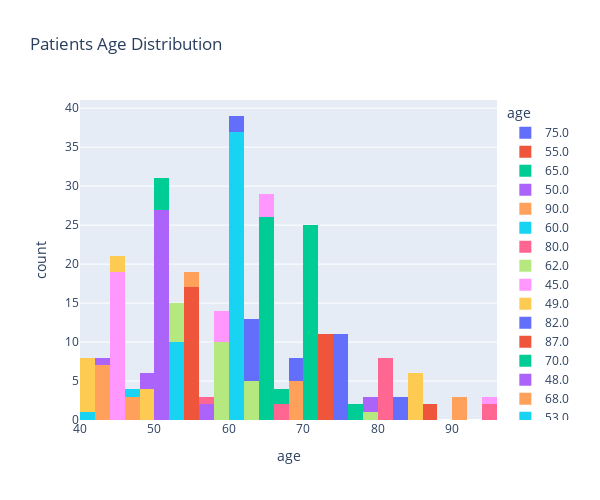

Here is the notebook cell this chart was saved with:
### Code cell
fig=px.histogram(data,
                'age',
                nbins=50,
                color='age',
                title=' Patients Age Distribution',
                height=500,
                width=600
                )
fig.show()

### Figure 1 — Plotly figure (JSON) as saved in the notebook; plotly's stock layout.template omitted (floating-point values rounded to 4 significant figures)
{"data": [{"alignmentgroup": "True", "bingroup": "x", "hovertemplate": "age=%{x}<br>count=%{y}<extra></extra>", "legendgroup": "75.0", "marker": {"color": "#636efa", "pattern": {"shape": ""}}, "name": "75.0", "nbinsx": 50, "offsetgroup": "75.0", "orientation": "v", "showlegend": true, "type": "histogram", "x": [75, 75, 75, 75, 75, 75, 75, 75, 75, 75, 75], "xaxis": "x", "yaxis": "y"}, {"alignmentgroup": "True", "bingroup": "x", "hovertemplate": "age=%{x}<br>count=%{y}<extra></extra>", "legendgroup": "55.0", "marker": {"color": "#EF553B", "pattern": {"shape": ""}}, "name": "55.0", "nbinsx": 50, "offsetgroup": "55.0", "orientation": "v", "showlegend": true, "type": "histogram", "x": [55, 55, 55, 55, 55, 55, 55, 55, 55, 55, 55, 55, 55, 55, 55, 55, 55], "xaxis": "x", "yaxis": "y"}, {"alignmentgroup": "True", "bingroup": "x", "hovertemplate": "age=%{x}<br>count=%{y}<extra></extra>", "legendgroup": "65.0", "marker": {"color": "#00cc96", "pattern": {"shape": ""}}, "name": "65.0", "nbinsx": 50, "offsetgroup": "65.0", "orientation": "v", "showlegend": true, "type": "histogram", "x": [65, 65, 65, 65, 65, 65, 65, 65, 65, 65, 65, 65, 65, 65, 65, 65, 65, 65, 65, 65, 65, 65, 65, 65, 65, 65], "xaxis": "x", "yaxis": "y"}, {"alignmentgroup": "True", "bingroup": "x", "hovertemplate": "age=%{x}<br>count=%{y}<extra></extra>", "legendgroup": "50.0", "marker": {"color": "#ab63fa", "pattern": {"shape": ""}}, "name": "50.0", "nbinsx": 50, "offsetgroup": "50.0", "orientation": "v", "showlegend": true, "type": "histogram", "x": [50, 50, 50, 50, 50, 50, 50, 50, 50, 50, 50, 50, 50, 50, 50, 50, 50, 50, 50, 50, 50, 50, 50, 50, 50, 50, 50], "xaxis": "x", "yaxis": "y"}, {"alignmentgroup": "True", "bingroup": "x", "hovertemplate": "age=%{x}<br>count=%{y}<extra></extra>", "legendgroup": "90.0", "marker": {"color": "#FFA15A", "pattern": {"shape": ""}}, "name": "90.0", "nbinsx": 50, "offsetgroup": "90.0", "orientation": "v", "showlegend": true, "type": "histogram", "x": [90, 90, 90], "xaxis": "x", "yaxis": "y"}, {"alignmentgroup": "True", "bingroup": "x", "hovertemplate": "age=%{x}<br>count=%{y}<extra></extra>", "legendgroup": "60.0", "marker": {"color": "#19d3f3", "pattern": {"shape": ""}}, "name": "60.0", "nbinsx": 50, "offsetgroup": "60.0", "orientation": "v", "showlegend": true, "type": "histogram", "x": [60, 60, 60, 60, 60, 60, 60, 60, 60, 60, 60, 60, 60, 60, 60, 60, 60, 60, 60, 60, 60, 60, 60, 60, 60, 60, 60, 60, 60, 60, 60, 60, 60], "xaxis": "x", "yaxis": "y"}, {"alignmentgroup": "True", "bingroup": "x", "hovertemplate": "age=%{x}<br>count=%{y}<extra></extra>", "legendgroup": "80.0", "marker": {"color": "#FF6692", "pattern": {"shape": ""}}, "name": "80.0", "nbinsx": 50, "offsetgroup": "80.0", "orientation": "v", "showlegend": true, "type": "histogram", "x": [80, 80, 80, 80, 80, 80, 80], "xaxis": "x", "yaxis": "y"}, {"alignmentgroup": "True", "bingroup": "x", "hovertemplate": "age=%{x}<br>count=%{y}<extra></extra>", "legendgroup": "62.0", "marker": {"color": "#B6E880", "pattern": {"shape": ""}}, "name": "62.0", "nbinsx": 50, "offsetgroup": "62.0", "orientation": "v", "showlegend": true, "type": "histogram", "x": [62, 62, 62, 62, 62], "xaxis": "x", "yaxis": "y"}, {"alignmentgroup": "True", "bingroup": "x", "hovertemplate": "age=%{x}<br>count=%{y}<extra></extra>", "legendgroup": "45.0", "marker": {"color": "#FF97FF", "pattern": {"shape": ""}}, "name": "45.0", "nbinsx": 50, "offsetgroup": "45.0", "orientation": "v", "showlegend": true, "type": "histogram", "x": [45, 45, 45, 45, 45, 45, 45, 45, 45, 45, 45, 45, 45, 45, 45, 45, 45, 45, 45], "xaxis": "x", "yaxis": "y"}, {"alignmentgroup": "True", "bingroup": "x", "hovertemplate": "age=%{x}<br>count=%{y}<extra></extra>", "legendgroup": "49.0", "marker": {"color": "#FECB52", "pattern": {"shape": ""}}, "name": "49.0", "nbinsx": 50, "offsetgroup": "49.0", "orientation": "v", "showlegend": true, "type": "histogram", "x": [49, 49, 49, 49], "xaxis": "x", "yaxis": "y"}, {"alignmentgroup": "True", "bingroup": "x", "hovertemplate": "age=%{x}<br>count=%{y}<extra></extra>", "legendgroup": "82.0", "marker": {"color": "#636efa", "pattern": {"shape": ""}}, "name": "82.0", "nbinsx": 50, "offsetgroup": "82.0", "orientation": "v", "showlegend": true, "type": "histogram", "x": [82, 82, 82], "xaxis": "x", "yaxis": "y"}, {"alignmentgroup": "True", "bingroup": "x", "hovertemplate": "age=%{x}<br>count=%{y}<extra></extra>", "legendgroup": "87.0", "marker": {"color": "#EF553B", "pattern": {"shape": ""}}, "name": "87.0", "nbinsx": 50, "offsetgroup": "87.0", "orientation": "v", "showlegend": true, "type": "histogram", "x": [87], "xaxis": "x", "yaxis": "y"}, {"alignmentgroup": "True", "bingroup": "x", "hovertemplate": "age=%{x}<br>count=%{y}<extra></extra>", "legendgroup": "70.0", "marker": {"color": "#00cc96", "pattern": {"shape": ""}}, "name": "70.0", "nbinsx": 50, "offsetgroup": "70.0", "orientation": "v", "showlegend": true, "type": "histogram", "x": [70, 70, 70, 70, 70, 70, 70, 70, 70, 70, 70, 70, 70, 70, 70, 70, 70, 70, 70, 70, 70, 70, 70, 70, 70], "xaxis": "x", "yaxis": "y"}, {"alignmentgroup": "True", "bingroup": "x", "hovertemplate": "age=%{x}<br>count=%{y}<extra></extra>", "legendgroup": "48.0", "marker": {"color": "#ab63fa", "pattern": {"shape": ""}}, "name": "48.0", "nbinsx": 50, "offsetgroup": "48.0", "orientation": "v", "showlegend": true, "type": "histogram", "x": [48, 48], "xaxis": "x", "yaxis": "y"}, {"alignmentgroup": "True", "bingroup": "x", "hovertemplate": "age=%{x}<br>count=%{y}<extra></extra>", "legendgroup": "68.0", "marker": {"color": "#FFA15A", "pattern": {"shape": ""}}, "name": "68.0", "nbinsx": 50, "offsetgroup": "68.0", "orientation": "v", "showlegend": true, "type": "histogram", "x": [68, 68, 68, 68, 68], "xaxis": "x", "yaxis": "y"}, {"alignmentgroup": "True", "bingroup": "x", "hovertemplate": "age=%{x}<br>count=%{y}<extra></extra>", "legendgroup": "53.0", "marker": {"color": "#19d3f3", "pattern": {"shape": ""}}, "name": "53.0", "nbinsx": 50, "offsetgroup": "53.0", "orientation": "v", "showlegend": true, "type": "histogram", "x": [53, 53, 53, 53, 53, 53, 53, 53, 53, 53], "xaxis": "x", "yaxis": "y"}, {"alignmentgroup": "True", "bingroup": "x", "hovertemplate": "age=%{x}<br>count=%{y}<extra></extra>", "legendgroup": "95.0", "marker": {"color": "#FF6692", "pattern": {"shape": ""}}, "name": "95.0", "nbinsx": 50, "offsetgroup": "95.0", "orientation": "v", "showlegend": true, "type": "histogram", "x": [95, 95], "xaxis": "x", "yaxis": "y"}, {"alignmentgroup": "True", "bingroup": "x", "hovertemplate": "age=%{x}<br>count=%{y}<extra></extra>", "legendgroup": "58.0", "marker": {"color": "#B6E880", "pattern": {"shape": ""}}, "name": "58.0", "nbinsx": 50, "offsetgroup": "58.0", "orientation": "v", "showlegend": true, "type": "histogram", "x": [58, 58, 58, 58, 58, 58, 58, 58, 58, 58], "xaxis": "x", "yaxis": "y"}, {"alignmentgroup": "True", "bingroup": "x", "hovertemplate": "age=%{x}<br>count=%{y}<extra></extra>", "legendgroup": "94.0", "marker": {"color": "#FF97FF", "pattern": {"shape": ""}}, "name": "94.0", "nbinsx": 50, "offsetgroup": "94.0", "orientation": "v", "showlegend": true, "type": "histogram", "x": [94], "xaxis": "x", "yaxis": "y"}, {"alignmentgroup": "True", "bingroup": "x", "hovertemplate": "age=%{x}<br>count=%{y}<extra></extra>", "legendgroup": "85.0", "marker": {"color": "#FECB52", "pattern": {"shape": ""}}, "name": "85.0", "nbinsx": 50, "offsetgroup": "85.0", "orientation": "v", "showlegend": true, "type": "histogram", "x": [85, 85, 85, 85, 85, 85], "xaxis": "x", "yaxis": "y"}, {"alignmentgroup": "True", "bingroup": "x", "hovertemplate": "age=%{x}<br>count=%{y}<extra></extra>", "legendgroup": "69.0", "marker": {"color": "#636efa", "pattern": {"shape": ""}}, "name": "69.0", "nbinsx": 50, "offsetgroup": "69.0", "orientation": "v", "showlegend": true, "type": "histogram", "x": [69, 69, 69], "xaxis": "x", "yaxis": "y"}, {"alignmentgroup": "True", "bingroup": "x", "hovertemplate": "age=%{x}<br>count=%{y}<extra></extra>", "legendgroup": "72.0", "marker": {"color": "#EF553B", "pattern": {"shape": ""}}, "name": "72.0", "nbinsx": 50, "offsetgroup": "72.0", "orientation": "v", "showlegend": true, "type": "histogram", "x": [72, 72, 72, 72, 72, 72, 72], "xaxis": "x", "yaxis": "y"}, {"alignmentgroup": "True", "bingroup": "x", "hovertemplate": "age=%{x}<br>count=%{y}<extra></extra>", "legendgroup": "51.0", "marker": {"color": "#00cc96", "pattern": {"shape": ""}}, "name": "51.0", "nbinsx": 50, "offsetgroup": "51.0", "orientation": "v", "showlegend": true, "type": "histogram", "x": [51, 51, 51, 51], "xaxis": "x", "yaxis": "y"}, {"alignmentgroup": "True", "bingroup": "x", "hovertemplate": "age=%{x}<br>count=%{y}<extra></extra>", "legendgroup": "57.0", "marker": {"color": "#ab63fa", "pattern": {"shape": ""}}, "name": "57.0", "nbinsx": 50, "offsetgroup": "57.0", "orientation": "v", "showlegend": true, "type": "histogram", "x": [57, 57], "xaxis": "x", "yaxis": "y"}, {"alignmentgroup": "True", "bingroup": "x", "hovertemplate": "age=%{x}<br>count=%{y}<extra></extra>", "legendgroup": "42.0", "marker": {"color": "#FFA15A", "pattern": {"shape": ""}}, "name": "42.0", "nbinsx": 50, "offsetgroup": "42.0", "orientation": "v", "showlegend": true, "type": "histogram", "x": [42, 42, 42, 42, 42, 42, 42], "xaxis": "x", "yaxis": "y"}, {"alignmentgroup": "True", "bingroup": "x", "hovertemplate": "age=%{x}<br>count=%{y}<extra></extra>", "legendgroup": "41.0", "marker": {"color": "#19d3f3", "pattern": {"shape": ""}}, "name": "41.0", "nbinsx": 50, "offsetgroup": "41.0", "orientation": "v", "showlegend": true, "type": "histogram", "x": [41], "xaxis": "x", "yaxis": "y"}, {"alignmentgroup": "True", "bingroup": "x", "hovertemplate": "age=%{x}<br>count=%{y}<extra></extra>", "legendgroup": "67.0", "marker": {"color": "#FF6692", "pattern": {"shape": ""}}, "name": "67.0", "nbinsx": 50, "offsetgroup": "67.0", "orientation": "v", "showlegend": true, "type": "histogram", "x": [67, 67], "xaxis": "x", "yaxis": "y"}, {"alignmentgroup": "True", "bingroup": "x", "hovertemplate": "age=%{x}<br>count=%{y}<extra></extra>", "legendgroup": "79.0", "marker": {"color": "#B6E880", "pattern": {"shape": ""}}, "name": "79.0", "nbinsx": 50, "offsetgroup": "79.0", "orientation": "v", "showlegend": true, "type": "histogram", "x": [79], "xaxis": "x", "yaxis": "y"}, {"alignmentgroup": "True", "bingroup": "x", "hovertemplate": "age=%{x}<br>count=%{y}<extra></extra>", "legendgroup": "59.0", "marker": {"color": "#FF97FF", "pattern": {"shape": ""}}, "name": "59.0", "nbinsx": 50, "offsetgroup": "59.0", "orientation": "v", "showlegend": true, "type": "histogram", "x": [59, 59, 59, 59], "xaxis": "x", "yaxis": "y"}, {"alignmentgroup": "True", "bingroup": "x", "hovertemplate": "age=%{x}<br>count=%{y}<extra></extra>", "legendgroup": "44.0", "marker": {"color": "#FECB52", "pattern": {"shape": ""}}, "name": "44.0", "nbinsx": 50, "offsetgroup": "44.0", "orientation": "v", "showlegend": true, "type": "histogram", "x": [44, 44], "xaxis": "x", "yaxis": "y"}, {"alignmentgroup": "True", "bingroup": "x", "hovertemplate": "age=%{x}<br>count=%{y}<extra></extra>", "legendgroup": "63.0", "marker": {"color": "#636efa", "pattern": {"shape": ""}}, "name": "63.0", "nbinsx": 50, "offsetgroup": "63.0", "orientation": "v", "showlegend": true, "type": "histogram", "x": [63, 63, 63, 63, 63, 63, 63, 63], "xaxis": "x", "yaxis": "y"}, {"alignmentgroup": "True", "bingroup": "x", "hovertemplate": "age=%{x}<br>count=%{y}<extra></extra>", "legendgroup": "86.0", "marker": {"color": "#EF553B", "pattern": {"shape": ""}}, "name": "86.0", "nbinsx": 50, "offsetgroup": "86.0", "orientation": "v", "showlegend": true, "type": "histogram", "x": [86], "xaxis": "x", "yaxis": "y"}, {"alignmentgroup": "True", "bingroup": "x", "hovertemplate": "age=%{x}<br>count=%{y}<extra></extra>", "legendgroup": "66.0", "marker": {"color": "#00cc96", "pattern": {"shape": ""}}, "name": "66.0", "nbinsx": 50, "offsetgroup": "66.0", "orientation": "v", "showlegend": true, "type": "histogram", "x": [66, 66], "xaxis": "x", "yaxis": "y"}, {"alignmentgroup": "True", "bingroup": "x", "hovertemplate": "age=%{x}<br>count=%{y}<extra></extra>", "legendgroup": "43.0", "marker": {"color": "#ab63fa", "pattern": {"shape": ""}}, "name": "43.0", "nbinsx": 50, "offsetgroup": "43.0", "orientation": "v", "showlegend": true, "type": "histogram", "x": [43], "xaxis": "x", "yaxis": "y"}, {"alignmentgroup": "True", "bingroup": "x", "hovertemplate": "age=%{x}<br>count=%{y}<extra></extra>", "legendgroup": "46.0", "marker": {"color": "#FFA15A", "pattern": {"shape": ""}}, "name": "46.0", "nbinsx": 50, "offsetgroup": "46.0", "orientation": "v", "showlegend": true, "type": "histogram", "x": [46, 46, 46], "xaxis": "x", "yaxis": "y"}, {"alignmentgroup": "True", "bingroup": "x", "hovertemplate": "age=%{x}<br>count=%{y}<extra></extra>", "legendgroup": "61.0", "marker": {"color": "#19d3f3", "pattern": {"shape": ""}}, "name": "61.0", "nbinsx": 50, "offsetgroup": "61.0", "orientation": "v", "showlegend": true, "type": "histogram", "x": [61, 61, 61, 61], "xaxis": "x", "yaxis": "y"}, {"alignmentgroup": "True", "bingroup": "x", "hovertemplate": "age=%{x}<br>count=%{y}<extra></extra>", "legendgroup": "81.0", "marker": {"color": "#FF6692", "pattern": {"shape": ""}}, "name": "81.0", "nbinsx": 50, "offsetgroup": "81.0", "orientation": "v", "showlegend": true, "type": "histogram", "x": [81], "xaxis": "x", "yaxis": "y"}, {"alignmentgroup": "True", "bingroup": "x", "hovertemplate": "age=%{x}<br>count=%{y}<extra></extra>", "legendgroup": "52.0", "marker": {"color": "#B6E880", "pattern": {"shape": ""}}, "name": "52.0", "nbinsx": 50, "offsetgroup": "52.0", "orientation": "v", "showlegend": true, "type": "histogram", "x": [52, 52, 52, 52, 52], "xaxis": "x", "yaxis": "y"}, {"alignmentgroup": "True", "bingroup": "x", "hovertemplate": "age=%{x}<br>count=%{y}<extra></extra>", "legendgroup": "64.0", "marker": {"color": "#FF97FF", "pattern": {"shape": ""}}, "name": "64.0", "nbinsx": 50, "offsetgroup": "64.0", "orientation": "v", "showlegend": true, "type": "histogram", "x": [64, 64, 64], "xaxis": "x", "yaxis": "y"}, {"alignmentgroup": "True", "bingroup": "x", "hovertemplate": "age=%{x}<br>count=%{y}<extra></extra>", "legendgroup": "40.0", "marker": {"color": "#FECB52", "pattern": {"shape": ""}}, "name": "40.0", "nbinsx": 50, "offsetgroup": "40.0", "orientation": "v", "showlegend": true, "type": "histogram", "x": [40, 40, 40, 40, 40, 40, 40], "xaxis": "x", "yaxis": "y"}, {"alignmentgroup": "True", "bingroup": "x", "hovertemplate": "age=%{x}<br>count=%{y}<extra></extra>", "legendgroup": "60.667", "marker": {"color": "#636efa", "pattern": {"shape": ""}}, "name": "60.667", "nbinsx": 50, "offsetgroup": "60.667", "orientation": "v", "showlegend": true, "type": "histogram", "x": [60.67, 60.67], "xaxis": "x", "yaxis": "y"}, {"alignmentgroup": "True", "bingroup": "x", "hovertemplate": "age=%{x}<br>count=%{y}<extra></extra>", "legendgroup": "73.0", "marker": {"color": "#EF553B", "pattern": {"shape": ""}}, "name": "73.0", "nbinsx": 50, "offsetgroup": "73.0", "orientation": "v", "showlegend": true, "type": "histogram", "x": [73, 73, 73, 73], "xaxis": "x", "yaxis": "y"}, {"alignmentgroup": "True", "bingroup": "x", "hovertemplate": "age=%{x}<br>count=%{y}<extra></extra>", "legendgroup": "77.0", "marker": {"color": "#00cc96", "pattern": {"shape": ""}}, "name": "77.0", "nbinsx": 50, "offsetgroup": "77.0", "orientation": "v", "showlegend": true, "type": "histogram", "x": [77, 77], "xaxis": "x", "yaxis": "y"}, {"alignmentgroup": "True", "bingroup": "x", "hovertemplate": "age=%{x}<br>count=%{y}<extra></extra>", "legendgroup": "78.0", "marker": {"color": "#ab63fa", "pattern": {"shape": ""}}, "name": "78.0", "nbinsx": 50, "offsetgroup": "78.0", "orientation": "v", "showlegend": true, "type": "histogram", "x": [78, 78], "xaxis": "x", "yaxis": "y"}, {"alignmentgroup": "True", "bingroup": "x", "hovertemplate": "age=%{x}<br>count=%{y}<extra></extra>", "legendgroup": "54.0", "marker": {"color": "#FFA15A", "pattern": {"shape": ""}}, "name": "54.0", "nbinsx": 50, "offsetgroup": "54.0", "orientation": "v", "showlegend": true, "type": "histogram", "x": [54, 54], "xaxis": "x", "yaxis": "y"}, {"alignmentgroup": "True", "bingroup": "x", "hovertemplate": "age=%{x}<br>count=%{y}<extra></extra>", "legendgroup": "47.0", "marker": {"color": "#19d3f3", "pattern": {"shape": ""}}, "name": "47.0", "nbinsx": 50, "offsetgroup": "47.0", "orientation": "v", "showlegend": true, "type": "histogram", "x": [47], "xaxis": "x", "yaxis": "y"}, {"alignmentgroup": "True", "bingroup": "x", "hovertemplate": "age=%{x}<br>count=%{y}<extra></extra>", "legendgroup": "56.0", "marker": {"color": "#FF6692", "pattern": {"shape": ""}}, "name": "56.0", "nbinsx": 50, "offsetgroup": "56.0", "orientation": "v", "showlegend": true, "type": "histogram", "x": [56], "xaxis": "x", "yaxis": "y"}], "layout": {"barmode": "relative", "height": 500, "legend": {"title": {"text": "age"}, "tracegroupgap": 0}, "title": {"text": " Patients Age Distribution"}, "width": 600, "xaxis": {"anchor": "y", "categoryarray": [75, 55, 65, 50, 90, 60, 80, 62, 45, 49, 82, 87, 70, 48, 68, 53, 95, 58, 94, 85, 69, 72, 51, 57, 42, 41, 67, 79, 59, 44, 63, 86, 66, 43, 46, 61, 81, 52, 64, 40, 60.67, 73, 77, 78, 54, 47, 56], "categoryorder": "array", "domain": [0, 1], "title": {"text": "age"}}, "yaxis": {"anchor": "x", "domain": [0, 1], "title": {"text": "count"}}}}
